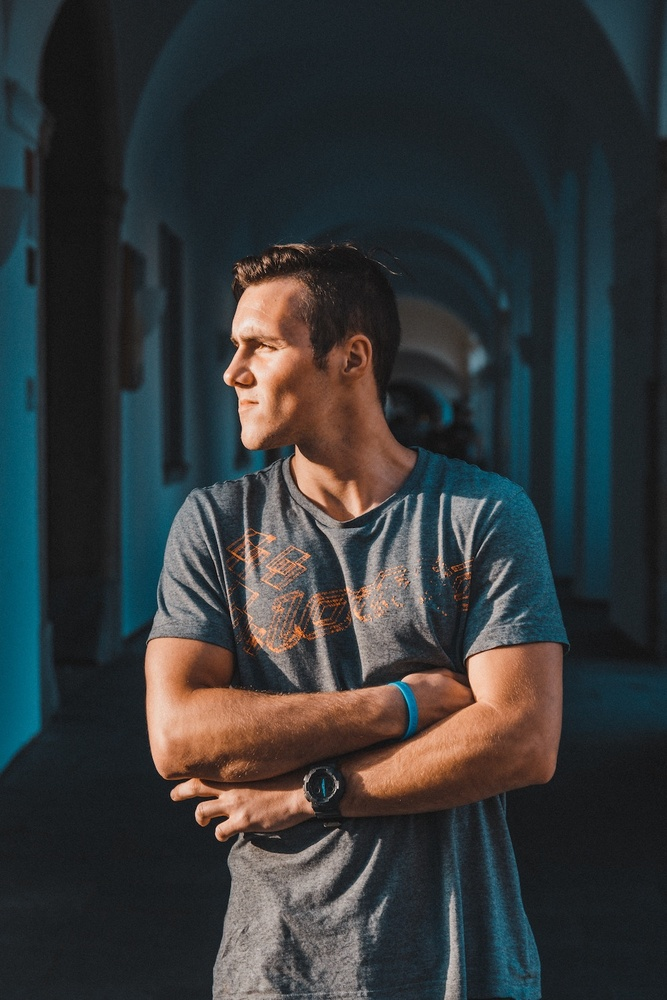
#> input picture img/aarav.jpg, 667 x 1000 px, shrunk from 1000 x 1500 before the run
$ python flip_image.py
#> lines starting #> are read from the running program, lines starting #| are printed output that depends on the picture
import cv2
import numpy
from matplotlib import pyplot as plt

def displayImage (image,title):
   plt.imshow(image)
   plt.title(title)
   plt.show()


image=cv2.imread("./img/aarav.jpg")
#> image is the input picture: shape (1000, 667, 3); mean B, G, R 56.5, 55.1, 51.6


image = cv2.cvtColor(image, cv2.COLOR_BGR2RGB)
displayImage(image, "original")
flippedImage=cv2.flip(image,1)
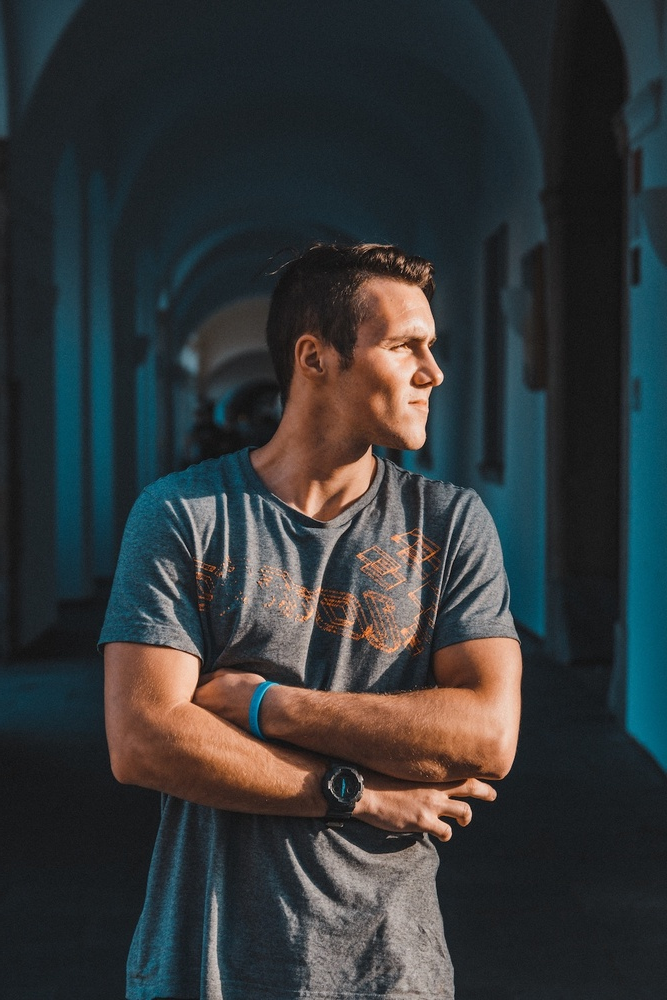
#> flippedImage: shape (1000, 667, 3); mean R, G, B 51.6, 55.1, 56.5
displayImage(flippedImage, "flipped horizontally")
flippedImage=cv2.flip(image,0)
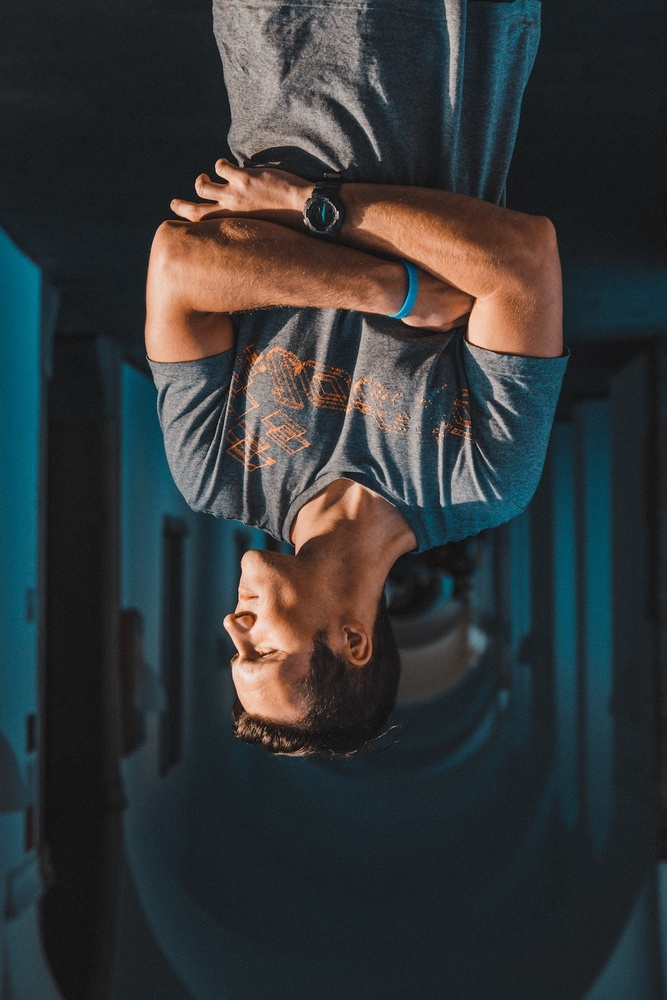
#> flippedImage: shape (1000, 667, 3); mean R, G, B 51.6, 55.1, 56.5
displayImage(flippedImage, "flipped vertically")
flippedImage=cv2.flip(image,-1)
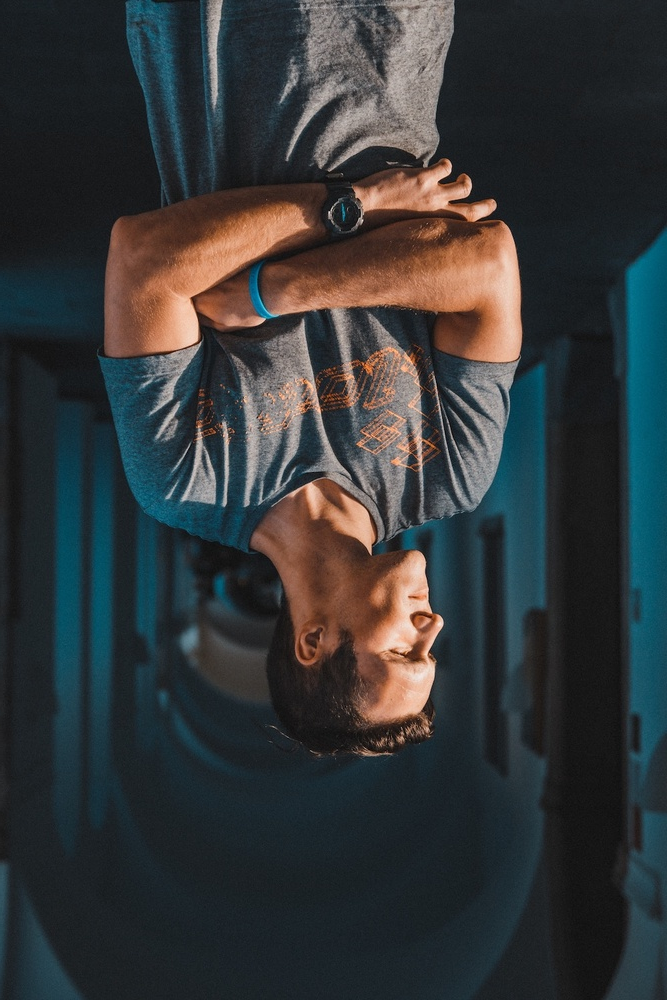
#> flippedImage: shape (1000, 667, 3); mean R, G, B 51.6, 55.1, 56.5
displayImage(flippedImage, "flipped horizontally")

$ run again, with img/2.jpg copied over img/aarav.jpg
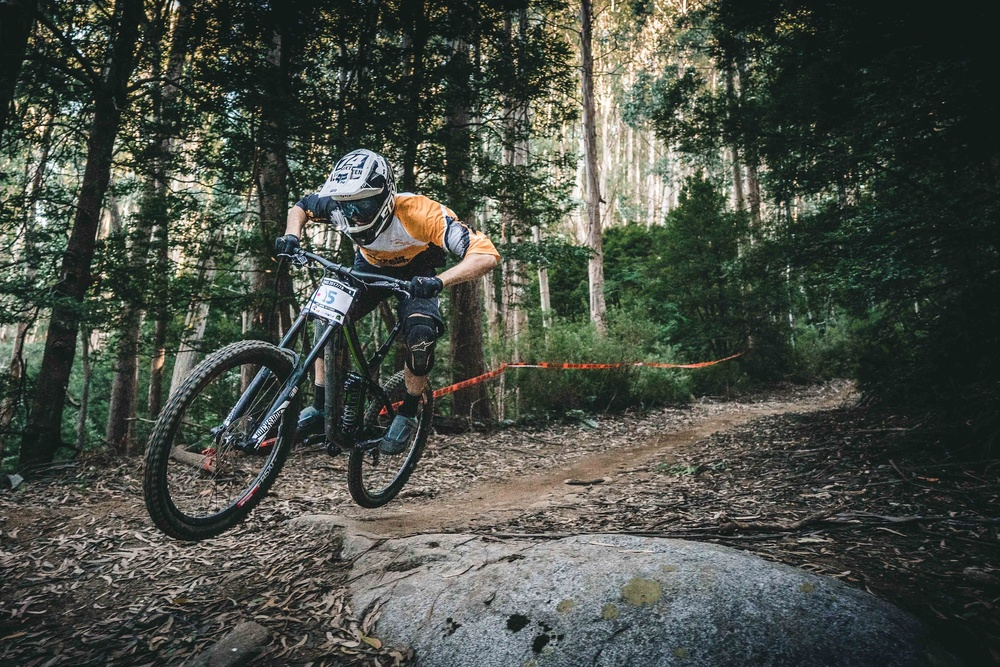
#> input picture img/2.jpg, 1000 x 667 px, shrunk from 3000 x 2001 before the run
#> image is the input picture: shape (667, 1000, 3); mean B, G, R 69.2, 77.4, 72.2
#> `flippedImage=cv2.flip(image,0)`:
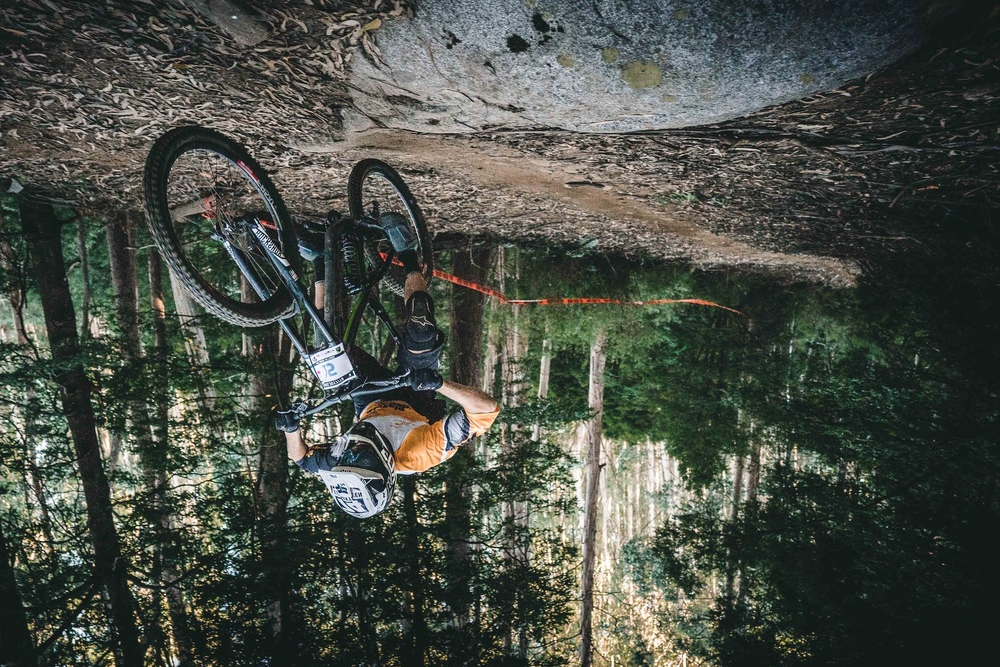
#> flippedImage: shape (667, 1000, 3); mean R, G, B 72.2, 77.4, 69.2
#> `flippedImage=cv2.flip(image,-1)`:
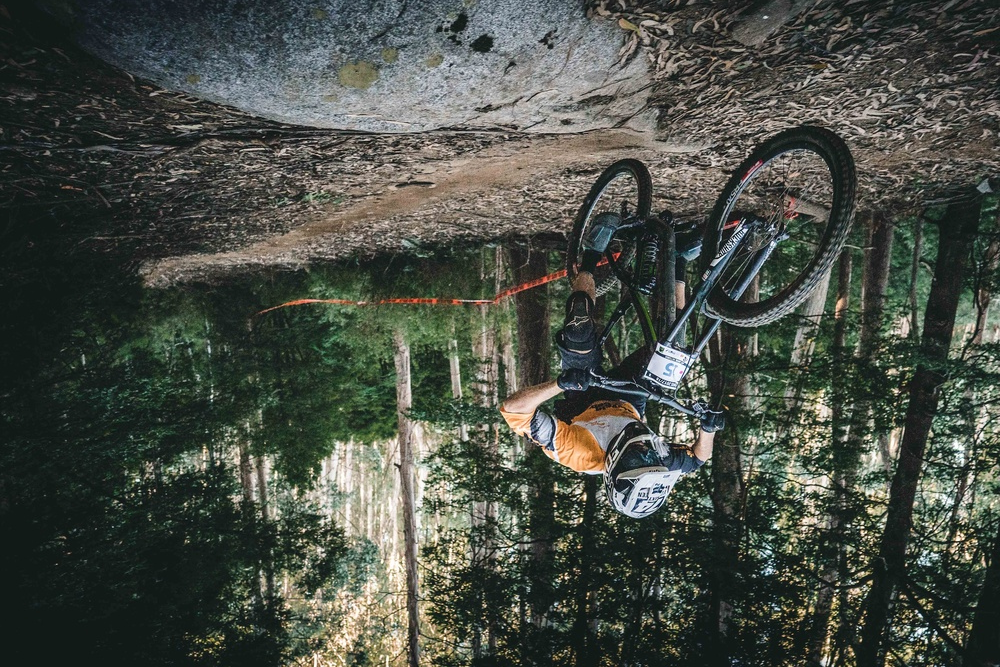
#> flippedImage: shape (667, 1000, 3); mean R, G, B 72.2, 77.4, 69.2
